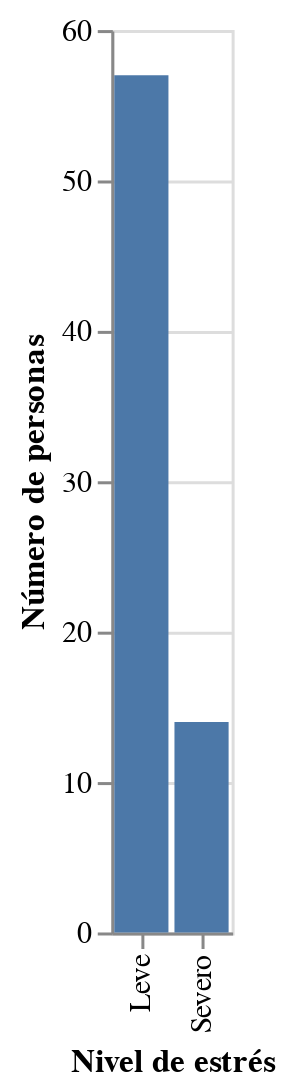

Write notebook code for a chart like this one.
### Code cell
import altair as alt
import pandas as pd

source = pd.DataFrame({
    'Nivel de estrés': ['Leve', 'Severo'], #se considera el nivel moderado y normal dentro de leve
    'Número de personas': [57, 14]
})

alt.Chart(source).mark_bar().encode(
    x='Nivel de estrés',
    y='Número de personas'
)

### Figure 1 — Vega-Lite specification as saved in the notebook (floating-point values rounded to 4 significant figures)
{"config": {"view": {"continuousWidth": 400, "continuousHeight": 300}}, "data": {"name": "data-019ce5c8418e26cdf3cdf32dece66662"}, "mark": "bar", "encoding": {"x": {"field": "Nivel de estrés", "type": "nominal"}, "y": {"field": "Número de personas", "type": "quantitative"}}, "$schema": "https://vega.github.io/schema/vega-lite/v4.17.0.json", "datasets": {"data-019ce5c8418e26cdf3cdf32dece66662": [{"Nivel de estrés": "Leve", "Número de personas": 57}, {"Nivel de estrés": "Severo", "Número de personas": 14}]}}
